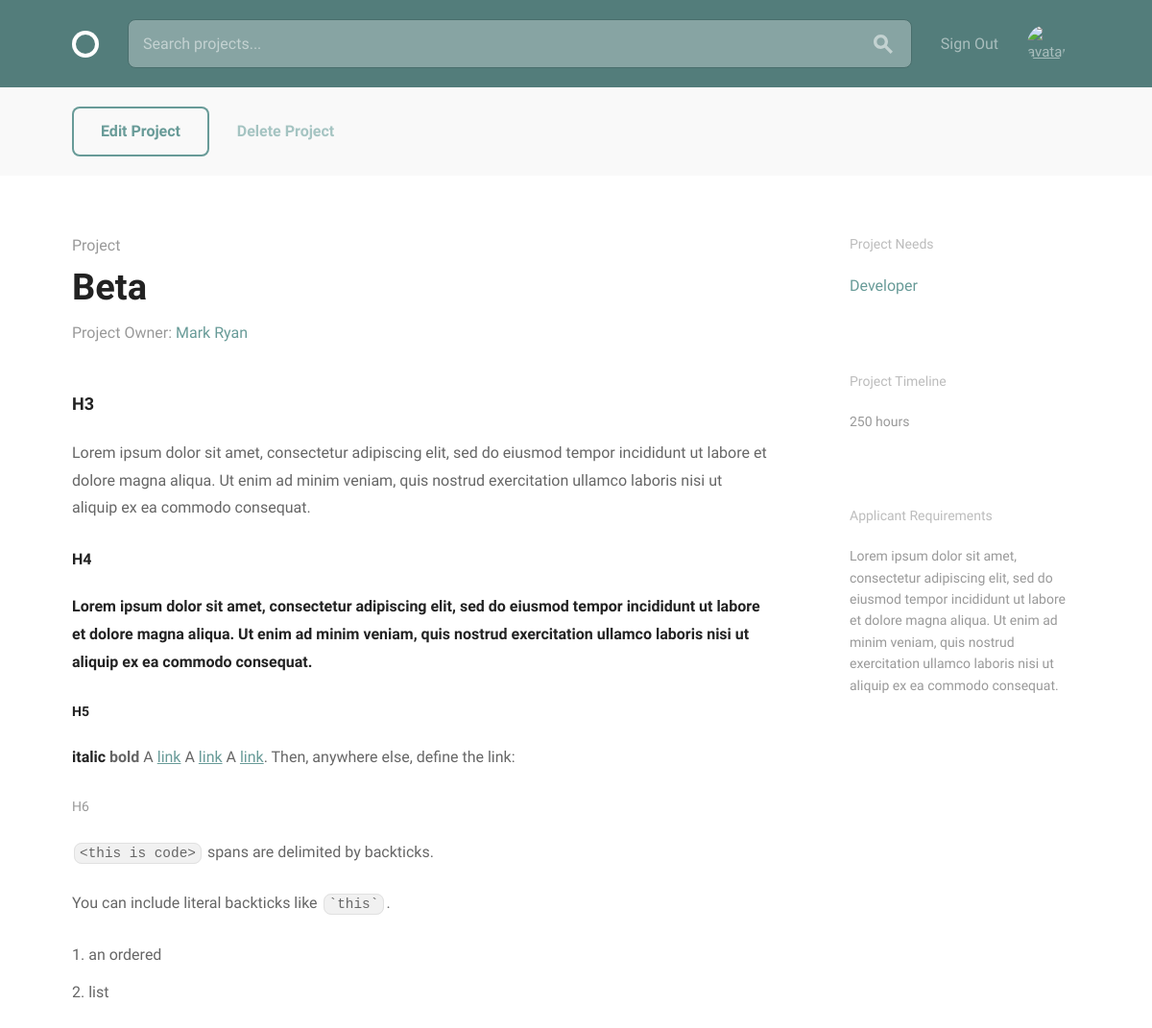
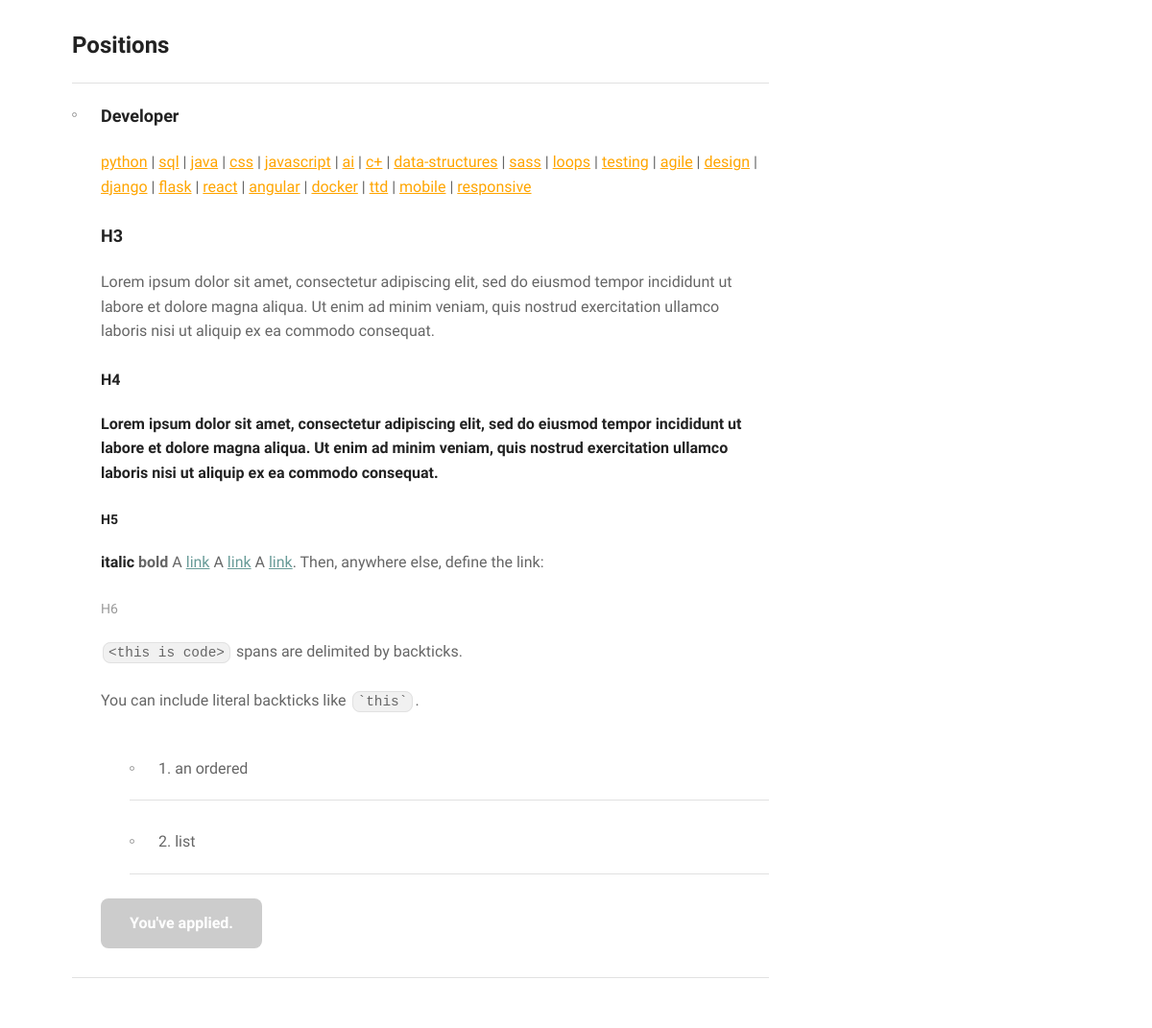
Screenshot of /projects/detail/beta/ (signed in) with the database file from the repository (2 pictures, top to bottom).
### projects/models.py (models this page shows, shortened)
class Project(models.Model):
    STATUS = (
        ('A', 'Open'),
        ('B', 'Closed'),
        ('C', 'Complete'),
    )
    owner = models.ForeignKey(
        settings.AUTH_USER_MODEL,
        on_delete=models.PROTECT,
        related_name="projects"
    )
    title = models.CharField(max_length=255, unique=True)
    description = models.TextField(max_length=2000)
    time_estimate = models.IntegerField()
    applicant_requirements = models.TextField(max_length=2000)
    status = models.CharField(max_length=1, choices=STATUS)
    created = models.DateTimeField(auto_now_add=True)
    slug = models.SlugField(blank=True)
    class Meta:
        ordering = ['-created']

class Position(models.Model):
    STATUS = (
        ('E', 'Empty'),
        ('F', 'Filled')
    )
    project = models.ForeignKey(Project, on_delete=models.CASCADE)
    title = models.CharField(max_length=255)
    description = models.TextField(max_length=2000)
    skills = models.ManyToManyField('accounts.Skill', related_name="positions")
    status = models.CharField(max_length=1, choices=STATUS)
    time_estimate = models.IntegerField()
    slug = models.SlugField(editable=False, blank=True)
    created = models.DateTimeField(auto_now_add=True)
    class Meta:
        ordering = ['-created']

### accounts/models.py (models this page shows, shortened)
class User(AbstractBaseUser):
    email = models.EmailField(
        verbose_name='email address',
        max_length=255,
        unique=True,
    )
    first_name = models.CharField(max_length=255)
    last_name = models.CharField(max_length=255)
    about = models.TextField(
        max_length=2500,
        default="Markdown available, preview below."
    )
    avatar = models.ImageField(
        default="default_avatars/blank.png",
        upload_to="avatars"
    )
    skills = models.ManyToManyField(
        "Skill", related_name="users")  # on delete issues?
    is_active = models.BooleanField(default=False)
    is_admin = models.BooleanField(default=False)
    objects = UserManager()
    USERNAME_FIELD = 'email'
    REQUIRED_FIELDS = ['first_name', ]
    @property
    def get_avatar_url(self):
        path = settings.MEDIA_ROOT + '/' + self.avatar.name
        if default_storage.exists(path):
            return self.avatar.url
        else:
            return '/media/default_avatars/blank.png'
    def __str__(self):
        if not self.first_name:
            return self.email
        return self.first_name + " " + self.last_name

class Skill(models.Model):
    name = models.CharField(max_length=255, unique=True)
    def __str__(self):
        return self.name

### projects/views.py (the view)
# urls.py: path('detail/<slug>/', views.ProjectView.as_view(), name='project'),
class ProjectView(CustomLoginRequired, PrefetchRelatedMixin, DetailView):
    model = Project
    template_name = 'projects/project.html'
    prefetch_related = ['position_set', 'position_set__skills', ]
    def get_context_data(self, **kwargs):
        context = super().get_context_data(**kwargs)
        context['searchform'] = SearchBarForm()
        return context

### projects/forms.py
class SearchBarForm(forms.Form):
    q = forms.CharField(
        max_length=255,
        widget=forms.TextInput(
            attrs={
                'placeholder': 'Search projects...',
                'style': 'margin-bottom:0',
                'class': 'search-bar'
            },
        ))

### projects/templatetags/project_extras.py (called while the page is built)
@register.simple_tag(takes_context=True)
def select_distinct_positions_from_project(context):
    project = context['project']
    positions = set()
    for position in project.position_set.all():
        title = position.title
        positions.add(title)
    return list(positions)

@register.simple_tag(takes_context=True)
def already_applied(context, position):
    for application in position.applications.all():
        if application.user == context['user']:
            return True
    return False

### projects/views.py (called while the page is built, shortened)
    def dispatch(self, request, *args, **kwargs):
        if not request.user.is_authenticated:
            return self.handle_no_permission()
        apps = Application.objects.filter(
            user=request.user,
            unread=True,
        )
        return super().dispatch(request, *args, **kwargs)

### projects/templates/projects/project.html (shortened to what this page needs)
{% extends 'layout.html' %}
{% load markdown_deux_tags %}
{% load project_extras %}
{% block body %}
<div class="circle--actions--bar">
  <div class="bounds">
    <div class="grid-100">
      <a class="button" href="{% url 'projects:create_update_project' slug=project.slug %}">Edit Project</a>
      <a class="button button-text" href="{% url 'projects:delete_project' slug=project.slug %}">Delete Project</a>
    </div>
  </div>
</div>
<div class="bounds circle--page circle--article">
  <div class="grid-70">
    <div class="circle--article--header">
      <h4 class="circle--article--section">Project</h4>
      <h1 class="circle--article--title">{{ project.title }}</h1>
      <p class="circle--article--byline">Project Owner: <a>{{ project.owner }}</a></p>
    </div>
    <div class="circle--article--body">
      <p>{{ project.description|markdown }}</p>
    </div>
    <div class="circle--project--positions">
      <h2>Positions</h2>
      <ul class="circle--group--list">
        {% for position in project.position_set.all %}
        <li>
          <h3 id="{{ position.title }}">{{ position.title }}</h3>
          <p>{% for skill in position.skills.all %}{% if forloop.last %} <a class="skill-text"
              href="{% url 'projects:dashboard' category='skill' q=skill %}">{{ skill }}</a>{% else %} <a
              class="skill-text" href="{% url 'projects:dashboard' category='skill' q=skill %}">{{ skill }}</a>
            |{% endif %}{% endfor %}</p>
          <p>{{ position.description|markdown }}</p>
          {% if position.status == 'F' %}
          <a class="button button-primary button-inactive">Position Filled</a>
          {% else %}
          {% already_applied position as var %}
          {% if var == True %}
          <a class="button button-primary button-inactive" style="cursor:default">You've applied.</a>
          {% else %}
          <a class="button button-primary apply-button" pk="{{ position.id }}" id="apply-button-{{ position_pk }}"
            data-url="{% url 'projects:newapp' %}">Apply</a>
          {% endif %}
          {% endif %}
        </li>
        {% endfor %}
      </ul>
    </div>
  </div>
  <div class="grid-25 grid-push-5">
    <div class="circle--secondary--module">
      <h3>Project Needs</h3>
      <ul class="circle--link--list">
        {% select_distinct_positions_from_project as titles %}
        {% for title in titles %}
        <li><a href="#{{ title }}">{{ title }}</a></li>
        {% endfor %}
      </ul>
    </div>
    <div class="circle--secondary--module">
      <h3>Project Timeline</h3>
      <p>{{ project.time_estimate }} hours</p>
    </div>
    <div class="circle--secondary--module">
      <h3>Applicant Requirements</h3>
      <p>{{ project.applicant_requirements}}</p>
    </div>
  </div>
</div>
{% endblock %}

### rows the page displays
Project: title "Beta", owner "Mark Ryan", description "H3 Lorem ipsum dolor sit amet, consectetur adipiscing elit, sed do eiusmod tempor incididunt ut labore et dolore magna aliqua. Ut enim ad minim veniam, quis nostrud exercitation ullamco laboris nisi ut aliquip ex ea commodo consequat. H4 Lorem ipsum dolor sit amet, consectetur adipiscing elit, sed do eiusmod tempor incididunt ut labore et dolore magna aliqua. Ut enim ad minim veniam, quis nostrud exercitation ullamco laboris nisi ut aliquip ex ea commodo consequat. H5 italic bold A link A link A link . Then, anywhere else, define the link: H6 <this is code> spans are delimited by backticks. You can include literal backticks like `this` . an ordered list", time_estimate "250", applicant_requirements "Lorem ipsum dolor sit amet, consectetur adipiscing elit, sed do eiusmod tempor incididunt ut labore et dolore magna aliqua. Ut enim ad minim veniam, quis nostrud exercitation ullamco laboris nisi ut aliquip ex ea commodo consequat."
Position: title "Developer", description "H3 Lorem ipsum dolor sit amet, consectetur adipiscing elit, sed do eiusmod tempor incididunt ut labore et dolore magna aliqua. Ut enim ad minim veniam, quis nostrud exercitation ullamco laboris nisi ut aliquip ex ea commodo consequat. H4 Lorem ipsum dolor sit amet, consectetur adipiscing elit, sed do eiusmod tempor incididunt ut labore et dolore magna aliqua. Ut enim ad minim veniam, quis nostrud exercitation ullamco laboris nisi ut aliquip ex ea commodo consequat. H5 italic bold A link A link A link . Then, anywhere else, define the link: H6 <this is code> spans are delimited by backticks. You can include literal backticks like `this` . an ordered list", status "You've applied.", titles "Developer"
Skill: name "python"
Skill: name "sql"
Skill: name "java"
Skill: name "css"
Skill: name "javascript"
Skill: name "ai"
Skill: name "c+"
Skill: name "data-structures"
Skill: name "sass"
Skill: name "loops"
Skill: name "testing"
Skill: name "agile"
Skill: name "design"
Skill: name "django"
Skill: name "flask"
Skill: name "react"
Skill: name "angular"
Skill: name "docker"
Skill: name "ttd"
Skill: name "mobile"
Skill: name "responsive"
